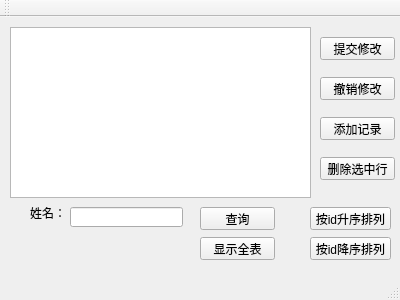
<?xml version="1.0" encoding="UTF-8"?>
<ui version="4.0">
 <class>MainWindow</class>
 <widget class="QMainWindow" name="MainWindow">
  <property name="geometry">
   <rect>
    <x>0</x>
    <y>0</y>
    <width>400</width>
    <height>300</height>
   </rect>
  </property>
  <property name="windowTitle">
   <string>MainWindow</string>
  </property>
  <widget class="QWidget" name="centralWidget">
   <widget class="QTableView" name="tableView">
    <property name="geometry">
     <rect>
      <x>10</x>
      <y>10</y>
      <width>301</width>
      <height>171</height>
     </rect>
    </property>
   </widget>
   <widget class="QPushButton" name="pushButton">
    <property name="geometry">
     <rect>
      <x>320</x>
      <y>20</y>
      <width>75</width>
      <height>23</height>
     </rect>
    </property>
    <property name="text">
     <string>提交修改</string>
    </property>
   </widget>
   <widget class="QPushButton" name="pushButton_2">
    <property name="geometry">
     <rect>
      <x>320</x>
      <y>60</y>
      <width>75</width>
      <height>23</height>
     </rect>
    </property>
    <property name="text">
     <string>撤销修改</string>
    </property>
   </widget>
   <widget class="QPushButton" name="pushButton_3">
    <property name="geometry">
     <rect>
      <x>320</x>
      <y>100</y>
      <width>75</width>
      <height>23</height>
     </rect>
    </property>
    <property name="text">
     <string>添加记录</string>
    </property>
   </widget>
   <widget class="QPushButton" name="pushButton_4">
    <property name="geometry">
     <rect>
      <x>320</x>
      <y>140</y>
      <width>75</width>
      <height>23</height>
     </rect>
    </property>
    <property name="text">
     <string>删除选中行</string>
    </property>
   </widget>
   <widget class="QPushButton" name="pushButton_5">
    <property name="geometry">
     <rect>
      <x>310</x>
      <y>190</y>
      <width>81</width>
      <height>23</height>
     </rect>
    </property>
    <property name="text">
     <string>按id升序排列</string>
    </property>
   </widget>
   <widget class="QPushButton" name="pushButton_6">
    <property name="geometry">
     <rect>
      <x>310</x>
      <y>220</y>
      <width>81</width>
      <height>23</height>
     </rect>
    </property>
    <property name="text">
     <string>按id降序排列</string>
    </property>
   </widget>
   <widget class="QLabel" name="label">
    <property name="geometry">
     <rect>
      <x>30</x>
      <y>190</y>
      <width>54</width>
      <height>12</height>
     </rect>
    </property>
    <property name="text">
     <string>姓名：</string>
    </property>
   </widget>
   <widget class="QLineEdit" name="lineEdit">
    <property name="geometry">
     <rect>
      <x>70</x>
      <y>190</y>
      <width>113</width>
      <height>20</height>
     </rect>
    </property>
   </widget>
   <widget class="QPushButton" name="pushButton_7">
    <property name="geometry">
     <rect>
      <x>200</x>
      <y>190</y>
      <width>75</width>
      <height>23</height>
     </rect>
    </property>
    <property name="text">
     <string>查询</string>
    </property>
   </widget>
   <widget class="QPushButton" name="pushButton_8">
    <property name="geometry">
     <rect>
      <x>200</x>
      <y>220</y>
      <width>75</width>
      <height>23</height>
     </rect>
    </property>
    <property name="text">
     <string>显示全表</string>
    </property>
   </widget>
  </widget>
  <widget class="QMenuBar" name="menuBar">
   <property name="geometry">
    <rect>
     <x>0</x>
     <y>0</y>
     <width>400</width>
     <height>19</height>
    </rect>
   </property>
  </widget>
  <widget class="QToolBar" name="mainToolBar">
   <attribute name="toolBarArea">
    <enum>TopToolBarArea</enum>
   </attribute>
   <attribute name="toolBarBreak">
    <bool>false</bool>
   </attribute>
  </widget>
  <widget class="QStatusBar" name="statusBar"/>
 </widget>
 <layoutdefault spacing="6" margin="11"/>
 <resources/>
 <connections/>
</ui>
